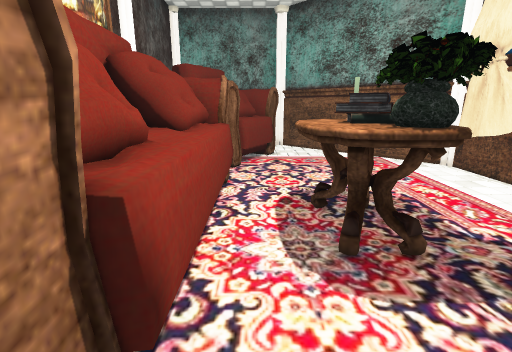
view 1 (above)

12 first-person views from a walk through a scene from a Unity 3-D project. The camera is 1.3 m above the floor, tilts 14° down and sees 85° across. Doors are open. The floor is counted in squares, 0.45 m on a side. Each view is taken from the middle of a square. On the plan, view 1 faces up. The plan holds only what a view shows up to about 20 squares ahead; the rest is blank. The place goes on beyond the plan. The player character is not drawn. Some surface patterns are stand-ins.

view 2
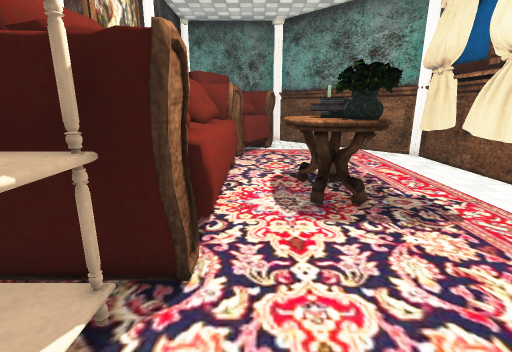

view 3
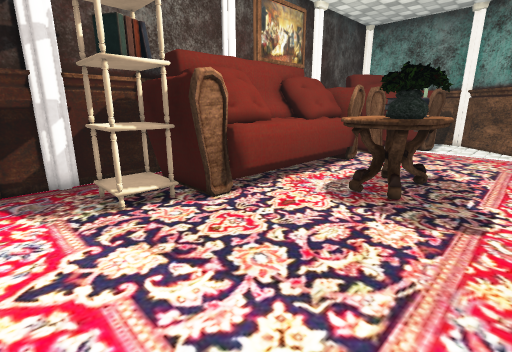

view 4
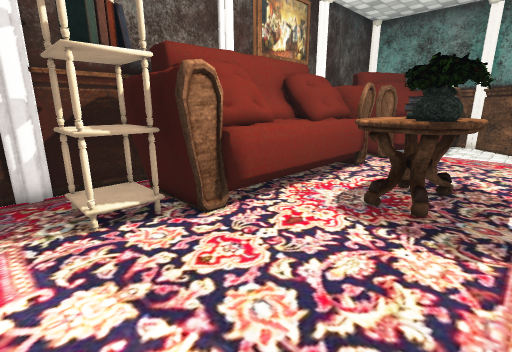

view 5
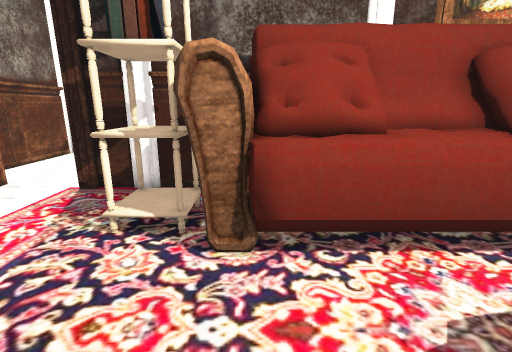

view 6
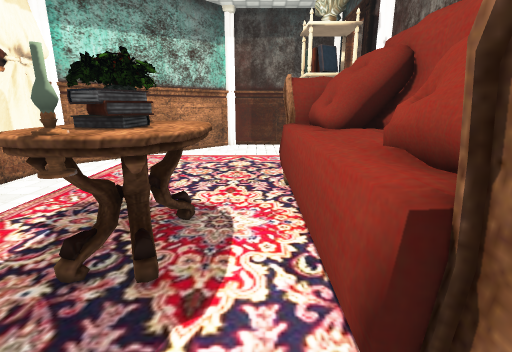

view 7
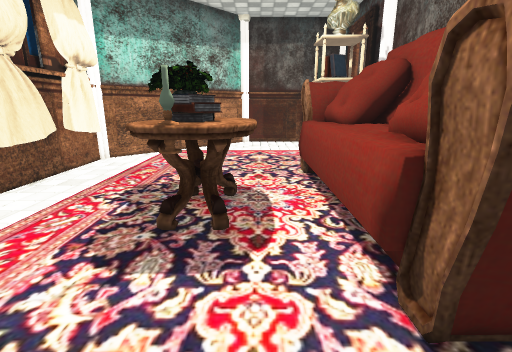

view 8
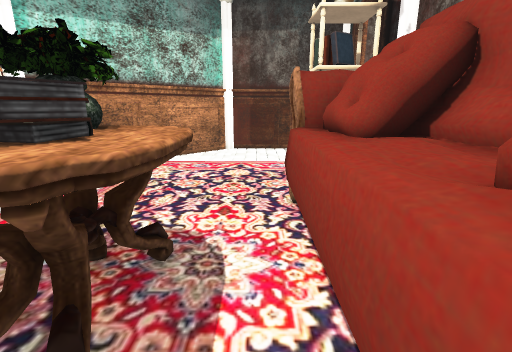

view 9
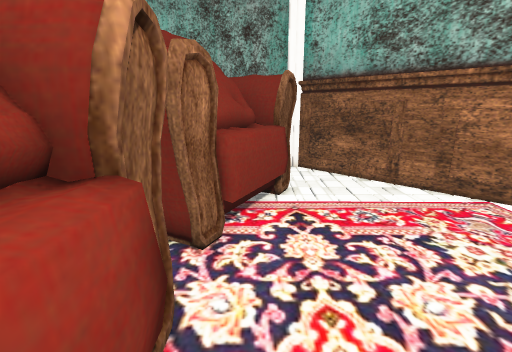

view 10
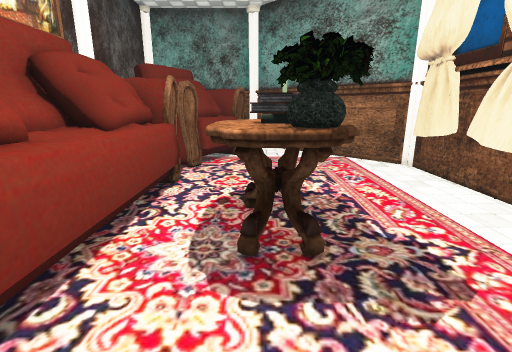

view 11
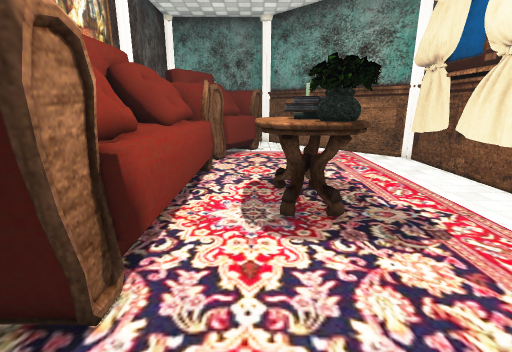

view 12
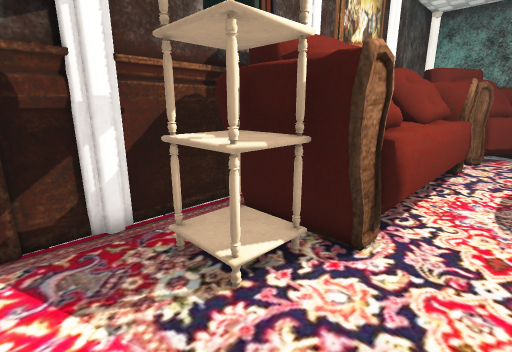

### Floor plan
Key: @ floor where view 1 was taken; # wall or solid block; . floor; D open door; = window, fence, low wall or low ledge; ^ raised ledge; O other object.
Columns run from 7 left of view 1 to 9 right of it. Each row starts with its distance up from view 1.
 19            ##
 18       ###...##
 17       ###....##
 16       #^=.....##
 15       #^.......##
 14      ##=........#
 13      ##.........#
 12      ##.........#
 11      ##.........#
 10      #^.........#
  9      #^..##.....#
  8    ##^^.^^O#....#
  7    #^^^.^OO^....#
  6    #^^^.^OO#....
  5    ##^^.^OOO....#
  4    ###^..##.....#
  3     ##^.........#
  2  #  ##^.........#
  1  ######.........#
  0  #.OOO.@........#
 -1  #.OOO..........#
 -2  #..O...........#
 -3  #.............##
 -4  #............##
 -5 .D...........##
 -6 .D.. .......##
 -7  D         ##

Positions as (right, up) in squares from view 1, and headings:
1: (0, 0), facing up
2: (0, -3), facing up
3: (6, -4), facing up-left
4: (5, -3), facing up-left
5: (4, 2), facing left
6: (0, 12), facing down
7: (1, 14), facing down
8: (0, 10), facing down
9: (0, 8), facing up
10: (2, 0), facing up
11: (1, -2), facing up
12: (1, -4), facing up-left
